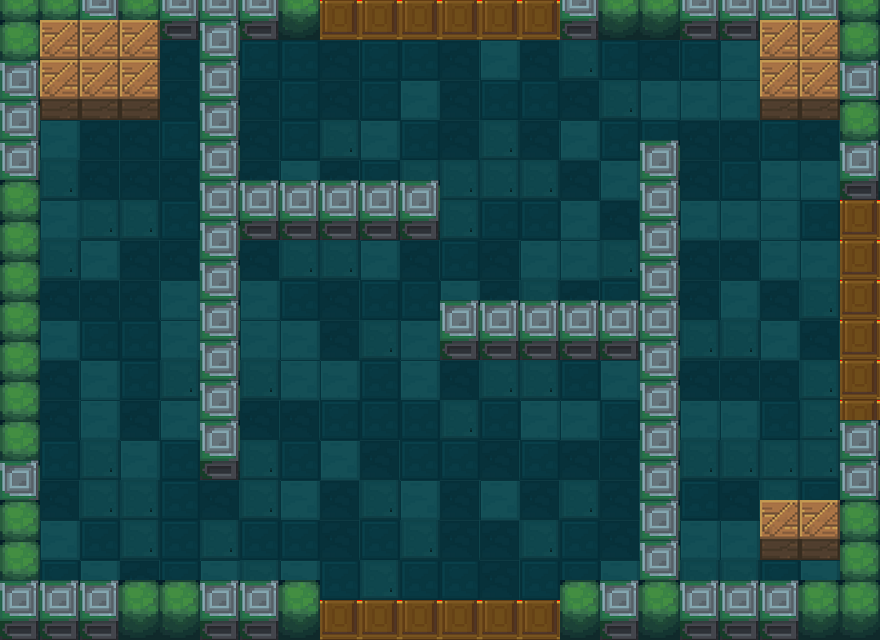

The image is a tile-based game level rendered from a .tmx file. Its description and source (layers, tilesets, objects; grid data summarised) follow:
An orthogonal 22x16 tile map with 40x40 px tiles, 6 tile layers (MonsterMeta, Meta, floor, exit, ...), 5 tilesets and 1 object (Manager).

<map version="1.0" orientation="orthogonal" renderorder="right-down" width="22" height="16" tilewidth="40" tileheight="40">
 <tileset firstgid="1" name="floors" tilewidth="40" tileheight="40">
  <image source="floors.png" width="160" height="40" />
 </tileset>
 <tileset firstgid="5" name="1" tilewidth="40" tileheight="60">
  <image source="1.png" width="80" height="60" />
 </tileset>
 <tileset firstgid="7" name="meta_tiles" tilewidth="40" tileheight="40">
  <image source="meta_tiles.png" width="280" height="70" />
  <tile id="0">
   <properties>
    <property name="Collidable" value="true" />
   </properties>
  </tile>
 </tileset>
 <tileset firstgid="14" name="上下门（关）" tilewidth="40" tileheight="40">
  <image source="上下门（关）.png" width="40" height="80" />
 </tileset>
 <tileset firstgid="16" name="木箱" tilewidth="40" tileheight="60">
  <image source="木箱.png" width="40" height="60" />
 </tileset>
 <layer name="MonsterMeta" width="22" height="16">
  <properties>
   <property name="cc_vertexz" value="-800" />
  </properties>
  <data>[352 cells, 116 non-empty, 1 distinct tile ids]</data>
 </layer>
 <layer name="Meta" width="22" height="16">
  <properties>
   <property name="cc_vertexz" value="-800" />
  </properties>
  <data>[352 cells, 98 non-empty, 1 distinct tile ids]</data>
 </layer>
 <layer name="floor" width="22" height="16">
  <properties>
   <property name="cc_vertexz" value="-500" />
  </properties>
  <data>[352 cells, 280 non-empty, 4 distinct tile ids]</data>
 </layer>
 <layer name="exit" width="22" height="16">
  <properties>
   <property name="cc_vertexz" value="-500" />
  </properties>
  <data>[352 cells, 18 non-empty, 1 distinct tile ids]</data>
 </layer>
 <layer name="roomVerge" width="22" height="16">
  <properties>
   <property name="cc_vertexz" value="automatic" />
  </properties>
  <data>[352 cells, 86 non-empty, 2 distinct tile ids]</data>
 </layer>
 <layer name="box" width="22" height="16">
  <properties>
   <property name="cc_vertexz" value="automatic" />
  </properties>
  <data>[352 cells, 12 non-empty, 1 distinct tile ids]</data>
 </layer>
 <objectgroup name="ObjectManager">
  <object name="Manager" x="342" y="337" />
 </objectgroup>
</map>
